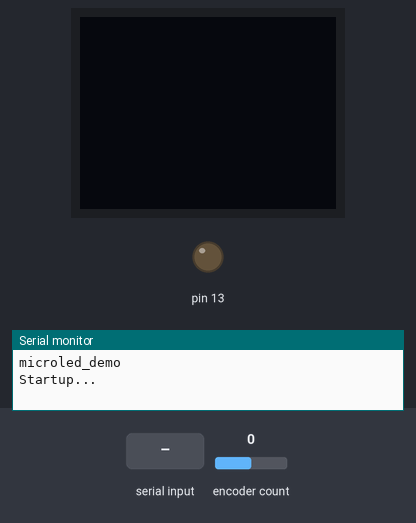
Recording of a sketch running on a simulated Arduino Uno, built with avr-gcc and run on an emulated ATmega328P. Shown: 64×48 one-colour display, output pins drawn as LEDs (lit = HIGH), the last lines printed to the serial monitor. The inputs (shaded band) are chosen by the test bench; at power-on: encoder count 0.

Above: at 2.2 s.
2.3 s: "led on\n" received over Serial
At 3.4 s:
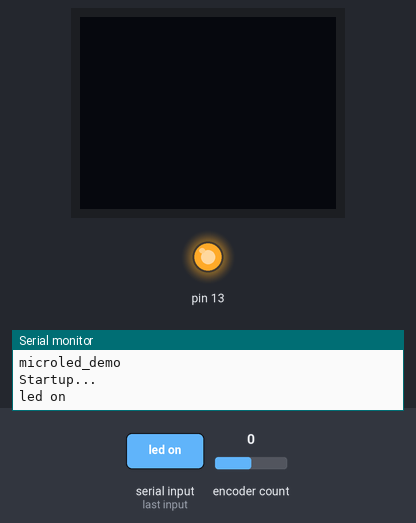
3.8 s: "good\n" received over Serial
5.3 s: "a0\n" received over Serial
Timing chart, 0 to 8.3 s (numbered marks = the images above; inputs shaded):
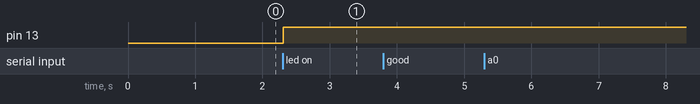

The sketch:

oledWTimerWEncoderWinterrupts.ino
```cpp
/* 6.18.2015 Kyle Bowerman
* Matts Timer + OledSimple Text
* 6.22 Adding encoder
* 6.23 Fixing encoder from _MyExamples/MyBasic
* 6.23 this sketch is unstable and fast rotary will make it crash
*
*/
#include <Wire.h>  // Include Wire if you're using I2C
#include <SPI.h>  // Include SPI if you're using SPI
#include <SFE_MicroOLED.h>  // Include the SFE_MicroOLED library
#include <Encoder.h> // enocer libarary
// MicroOLED Definition //
#define PIN_RESET 9  // Connect RST to pin 9
#define PIN_DC    8  // Connect DC to pin 8
#define PIN_CS    10 // Connect CS to pin 10
#define DC_JUMPER 1

// MicroOLED Object Declaration //
//MicroOLED oled(PIN_RESET, PIN_DC, PIN_CS); // SPI declaration
MicroOLED oled(PIN_RESET, DC_JUMPER);    // I2C declaration

//Endocer declaration
Encoder myEnc(7, 6);

// Prototypes
void timer(void (*)(void), int, unsigned long *);

// Globals
String inputBuffer;
String inputLine;
unsigned long *timer1 = new unsigned long;
unsigned long *timer2 = new unsigned long;
unsigned long *timer3 = new unsigned long;
unsigned long *timer4 = new unsigned long;
unsigned long *timer5 = new unsigned long;

// the setup function runs once when you press reset or power the board
void setup() {
  oled.begin();    // Initialize the OLED
  oled.clear(ALL); // Clear the display's internal memory
  //oled.display();  // Display what's in the buffer (splashscreen)
  //delay(1000);     // Delay 1000 ms
  oled.clear(PAGE); // Clear the buffer.
  Serial.begin(9600);
  delay(1000);
  print("microled_demo");
  int mySeconds = 0;
  int myMinutes = 0;
  int myHours = 0;
  int myDays = 0;

  pinMode(13, OUTPUT);
  //Serial.begin(9600);
  print("\n\nStartup...\n\n");
  // Make sure the timers start at 0
  (*timer1) = 0;
  (*timer2) = 0;
  (*timer3) = 0;
  (*timer4) = 0;
  (*timer5) = 0;

  //switch to FALLING, seems more stable
  attachInterrupt(4, doDispatch, FALLING); //interuppt on pin 7
}

long oldPosition  = -999;
int newtime = 0;
int oldtime = 0;

// the loop function runs over and over again forever
void loop() {
  // Every time the user hits 'enter', run executeCommand against the input
  checkUserInput();
  if (inputLine != "") {
    executeCommand(inputLine);
  }

//  timer(&printAnalogPins, 2000, timer1); // Call printAnalogPins every 2000ms
  timer(&hello, 10000, timer2); // Call hello every 10 seconds
  //timer(&printDot, 200, timer3); // Just print dots every 200ms
  //timer(&kyleText, 5000, timer4); // call kyleText every 5 seconds
  //timer(&printMode, 10000, timer2); //clear the page every 7 seconds


}

void doDispatch()
{
  long newPosition = myEnc.read();
  if (newPosition != oldPosition) {
    oldtime = newtime;
    newtime = millis();
    oldPosition = newPosition;
    Serial.print("this call made from doDispatch ");
    Serial.println(newPosition);
    //printMode();
    if (newPosition % 4 == 0 ) {
      if (newtime - oldtime > 3) {
        //printHead(newPosition);  // lagged behind
        printMode();
        Serial.print("newPosition: ");
        Serial.println(newPosition);
      }
      else {
        Serial.print("timediff ");
        Serial.println(newtime - oldtime);
      }
    }
  }
}


void printMode()
{
  long cPosition = myEnc.read();
  oled.clear(PAGE);            // Clear the display
  oled.setCursor(0, 0);        // Set cursor to top-left
  oled.setFontType(0);
  oled.print("imode: ");
  oled.print(cPosition);
  oled.display();
}

void printHead(long postion)
{
  oled.clear(PAGE);            // Clear the display
  oled.setCursor(0, 0);        // Set cursor to top-left
  oled.setFontType(0);
  oled.print("imode: ");
  oled.print(postion);
  oled.display();
}


void kyleText()
{
  // Demonstrate font 2. 10x16. Only numbers and '.' are defined.
  // This font looks like 7-segment displays.
  // Lets use this big-ish font to display readings from the
  // analog pins.
  //for (int i=0; i<10; i++)
  //{
    int mySeconds = (millis() % 60000)/1000;
    int myMinutes = (millis() % 3600000)/60000;  //3600000 milliseconds in an hour
    int myHour = (millis() % 86400000)/3600000; //86400000 miliisceconds in a day

    //oled.clear(PAGE);            // Clear the display
  //  oled.setCursor(0, 0);        // Set cursor to top-left
  //  oled.setFontType(0);         // Smallest font
    //oled.print("dmode: ");          // Print "A0"
    //oled.setFontType(1);         // 7-segment font
  //  oled.print(newPosition);  // Print a0 reading
    //printMode();
    oled.setCursor(0, 12);       // Set cursor to top-middle-left
    //oled.setFontType(0);         // Repeat
    oled.print("A1: ");
    //oled.setFontType(1);
    oled.print(analogRead(A1));
    oled.setCursor(0, 24);
    //oled.setFontType(0);
    oled.print("A2: ");
    //oled.setFontType(1);
    oled.print(analogRead(A2));
    oled.setCursor(0,36);
    oled.print("T ");
    oled.print(myHour);
    oled.print(":");
    oled.print(myMinutes);
    oled.print(":");
    oled.print(mySeconds);
    oled.display();
    //delay(100);
  //}

}

void printAnalogPins(){
  print("Analog Readout\n");
  print("--------------\n");
  print("Pin A0: " + String(analogRead(0)) + "\n");
  print("Pin A1: " + String(analogRead(1)) + "\n");
  print("Pin A2: " + String(analogRead(2)) + "\n");
  print("Pin A3: " + String(analogRead(3)) + "\n");
  print("Pin A4: " + String(analogRead(4)) + "\n");
  print("Pin A5: " + String(analogRead(4)) + "\n");
  print("\n\n");
}

void hello(){
  print("Hello World!\n\n");
  Serial.println(myEnc.read());
}

void printDot(){
  print(".");
}

/*
* timer function, pass it a funciton pointer, a time in ms, and a pointer to a timer (unsigned long)
* and it will fire off the function every m milliseconds
*/
void timer(void (*f)(void), int m, unsigned long *t){
  if ((millis() - (*t)) > (m - 1)){
      f();
    (*t) += m;
  }
}

// Main area for processing commands
void executeCommand(String command){
  inputLine = ""; // Clear out the input line

  if (command == "good") {
    print("It *is* good!\n");
    return;
  }

  if (command == "a0"){
    print("Pin A0: " + String(analogRead(0)) + "\n");
    return;
  }

  if (command == "led on") {
    digitalWrite(13, HIGH);
    return;
  }

  if (command == "led off") {
    digitalWrite(13, LOW);
    return;
  }
  if (command == "e") {
    Serial.print("the encoder postion is ");
    Serial.println( myEnc.read());
    return;
  }

  // Just echo back the command if nothing else...
  print(command + "\n");
}

// Keeps building the user input into inputBuffer until the user hits enter then copy it to inputLine and return it
String checkUserInput(){
  if (Serial.available() > 0) {
    switch (Serial.peek())
    {
      case 13: // Git rid of carriage returns
        Serial.read();
        break;
      case 10:
        print((char)Serial.read());
        inputLine = inputBuffer;
        inputBuffer = "";
        return inputLine;
        break;
      default:
        bufferInput(Serial.read());
    }
  }
  return "";
}

// Adds user's keystrokes to the inputBuffer
String bufferInput(char c){
    inputBuffer += c;
    // Serial.write("Buffered:");
    // Serial.print((int)c);
    // Serial.write("\n");
    print(c);
    return inputBuffer;
}

// Easier printing for serial... (overloaded functions)
void print(char c){
  Serial.write(c);
}
void print(int c){
  Serial.print(c);
}
void print(String s){
  int length = s.length();
  char * buffer = (char*) malloc (length + 1);
  s.toCharArray(buffer, length + 1);
  Serial.print(buffer);
  free (buffer);
}
```

Measured:
- after the input at 2.3 s, pin 13: LOW → HIGH at once
